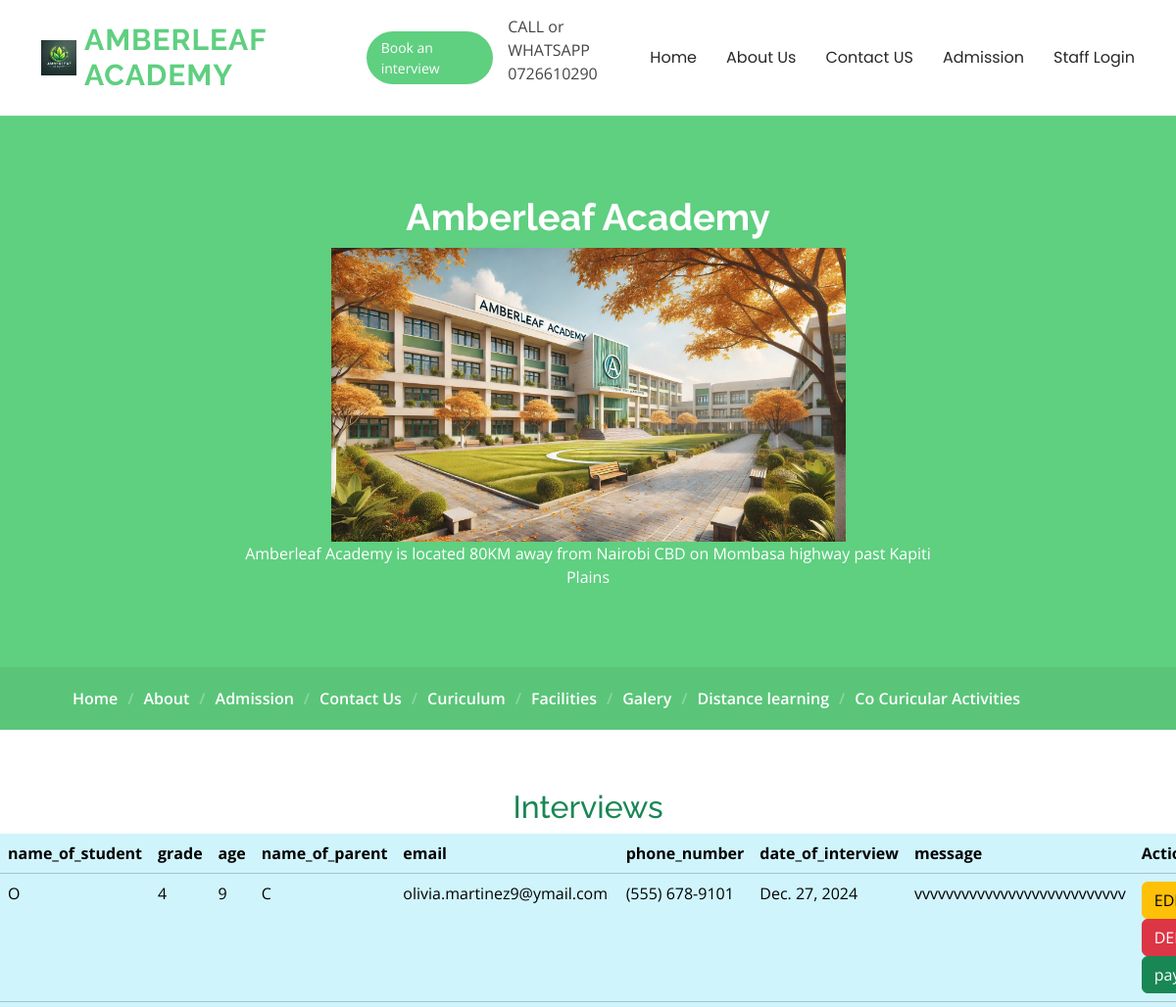
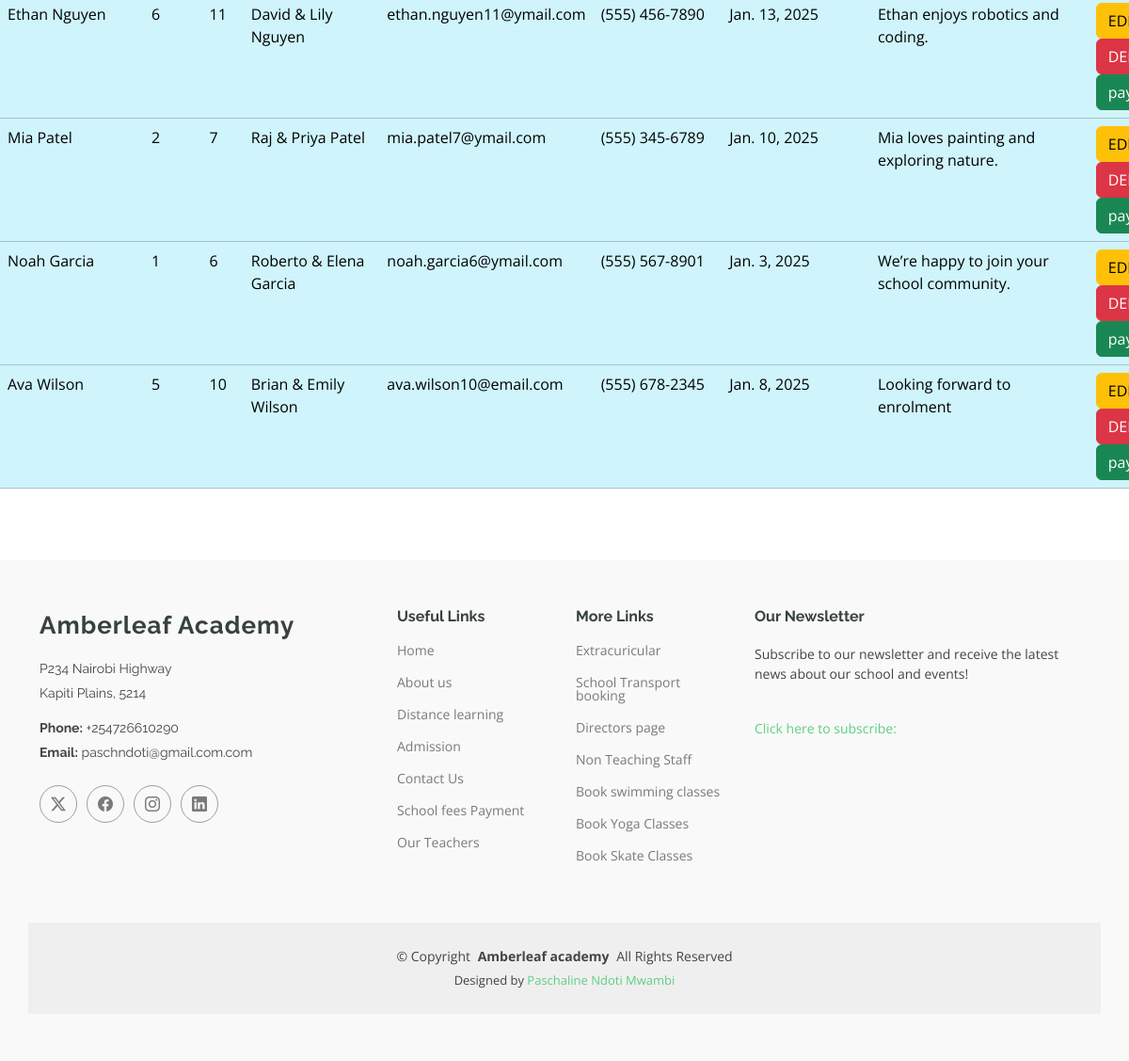
The app's page /showinterview/ with its own data (2 pictures, top to bottom).
### amberleafapp/models.py (models this page shows, shortened)
class Interview(models.Model):
    name_of_student = models.CharField(max_length=255, default='Default Name')
    grade = models.CharField(max_length=50)
    age = models.IntegerField()
    name_of_parent = models.CharField(max_length=255, default='Default Name')
    email = models.EmailField()
    phone_number = models.CharField(max_length=15, default='Default Phone Number')
    date_of_interview = models.DateField()
    message = models.TextField()

### amberleafapp/views.py (the view)
# urls.py: path('showinterview/', views.showinterview, name='showinterview'),
def showinterview(request):
    allinterviews=Interview.objects.all()
    return render(request, 'showinterview.html', {'interview':allinterviews})

### templates/showinterview.html
{% extends 'starter.html' %}
{% load static %}
{% block content %}
<h2 class="text-center text-success">Interviews</h2>
<table class="table table-info container">
    <tr>
        <th>name_of_student</th>
        <th>grade</th>
        <th>age</th>
        <th>name_of_parent</th>
        <th>email</th>
        <th>phone_number</th>
        <th>date_of_interview</th>
        <th>message</th>
        <th>Action</th>
    </tr>
    {% for x in interview %}
    <tr>
        <td>{{ x.name_of_student }}</td>
        <td>{{ x.grade }}</td>
        <td>{{ x.age }}</td>
        <td>{{ x.name_of_parent }}</td>
        <td>{{ x.email }}</td>
        <td>{{ x.phone_number }}</td>
        <td>{{ x.date_of_interview }}</td>
        <td>{{ x.message }}</td>
        <td>
            <a href="/editinterview/{{ x.id }}" class="btn btn-warning">EDIT</a>
            <a href="/deleteinterview/{{ x.id }}" class="btn btn-danger">DELETE</a>
            <a href="" class="btn btn-success">pay</a>
        </td>
    </tr>
    {% endfor %}
</table>
{% endblock %}

### static/assets/css/main.css (style rules this page uses)
:root { --default-font: "Open Sans", system-ui, -apple-system, "Segoe UI", Roboto, "Helvetica Neue", Arial, "Noto Sans", "Liberation Sans", sans-serif, "Apple Color Emoji", "Segoe UI Emoji", "Segoe UI Symbol", "Noto Color Emoji"; --heading-font: "Raleway", sans-serif; --nav-font: "Poppins", sans-serif; }
:root { --background-color: #ffffff; --default-color: #444444; --heading-color: #37423b; --accent-color: #5fcf80; --surface-color: #ffffff; --contrast-color: #ffffff; }
:root { --nav-color: #272828; --nav-hover-color: #5fcf80; --nav-mobile-background-color: #ffffff; --nav-dropdown-background-color: #ffffff; --nav-dropdown-color: #272828; --nav-dropdown-hover-color: #5fcf80; }
:root { scroll-behavior: smooth; }
body { color: var(--default-color); background-color: var(--background-color); font-family: var(--default-font); }
a { color: var(--accent-color); text-decoration: none; transition: 0.3s; }
h1, h2, h3, h4, h5, h6 { color: var(--heading-color); font-family: var(--heading-font); }

### records on screen
Interview: name_of_student "O", grade "4", age "9", name_of_parent "C", email "olivia.martinez9@ymail.com", phone_number "(555) 678-9101", date_of_interview "Dec. 27, 2024", message "vvvvvvvvvvvvvvvvvvvvvvvvvvv"
Interview: name_of_student "Ethan Nguyen", grade "6", age "11", name_of_parent "David & Lily Nguyen", email "ethan.nguyen11@ymail.com", phone_number "(555) 456-7890", date_of_interview "Jan. 13, 2025", message "Ethan enjoys robotics and coding."
Interview: name_of_student "Mia Patel", grade "2", age "7", name_of_parent "Raj & Priya Patel", email "mia.patel7@ymail.com", phone_number "(555) 345-6789", date_of_interview "Jan. 10, 2025", message "Mia loves painting and exploring nature."
Interview: name_of_student "Noah Garcia", grade "1", age "6", name_of_parent "Roberto & Elena Garcia", email "noah.garcia6@ymail.com", phone_number "(555) 567-8901", date_of_interview "Jan. 3, 2025", message "We’re happy to join your school community."
Interview: name_of_student "Ava Wilson", grade "5", age "10", name_of_parent "Brian & Emily Wilson", email "ava.wilson10@email.com", phone_number "(555) 678-2345", date_of_interview "Jan. 8, 2025", message "Looking forward to enrolment"
